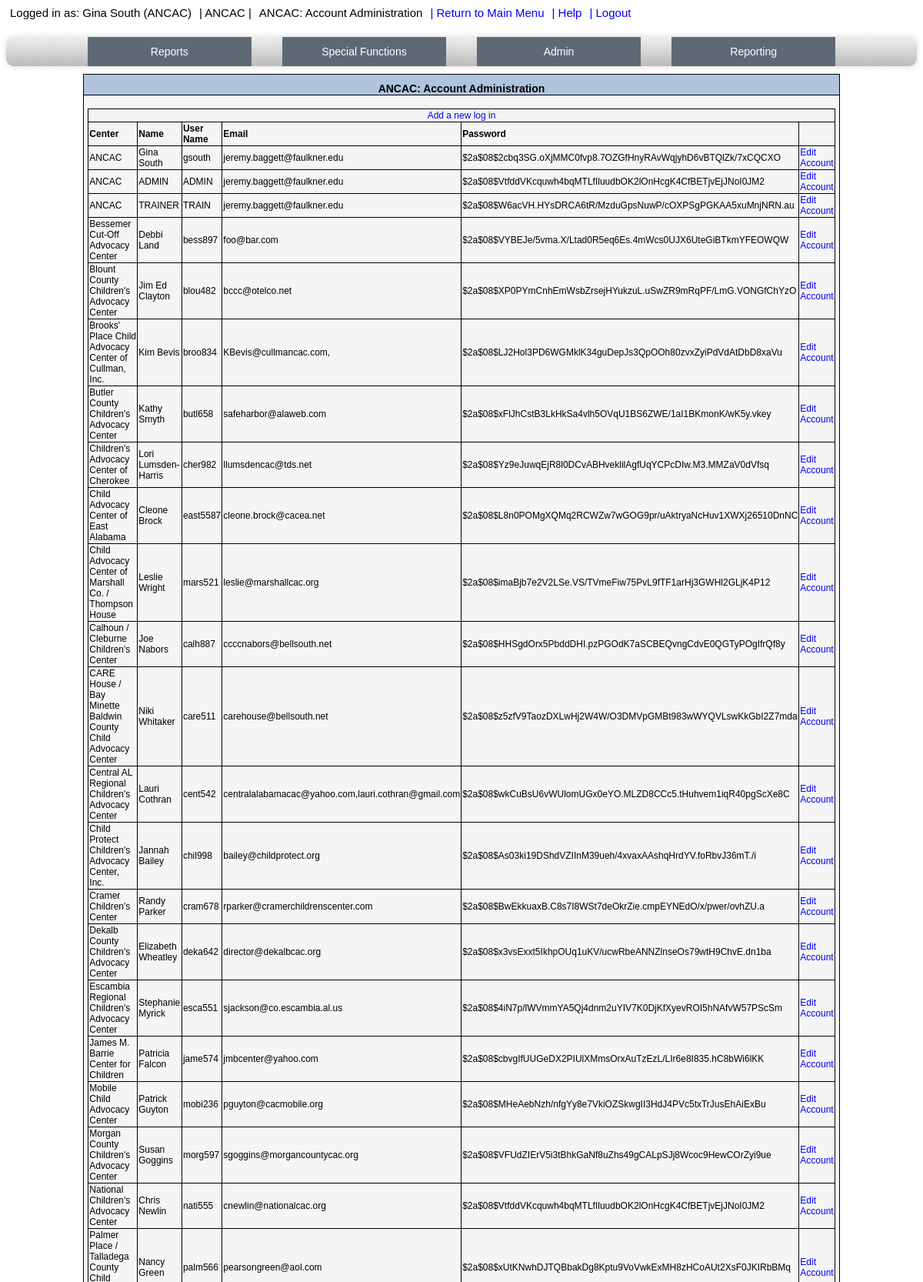
/ANCAC/AcctAdmin.php (signed in, upper part), run on the app's committed database.
### tables this page shows
CREATE TABLE IF NOT EXISTS `directors` (
  `RID` int(11) NOT NULL AUTO_INCREMENT,
  `name` varchar(40) NOT NULL DEFAULT '',
  `username` varchar(12) NOT NULL DEFAULT '',
  `email` varchar(100) NOT NULL DEFAULT '',
  `center` tinyint(3) unsigned NOT NULL DEFAULT '0',
  `user_level` tinyint(4) NOT NULL DEFAULT '0',
  `password` varchar(72) NOT NULL DEFAULT '',
  `lastlogin` datetime NOT NULL DEFAULT '0000-00-00 00:00:00',
  `mailing_address` varchar(25) NOT NULL DEFAULT '',
  PRIMARY KEY (`RID`)
);

CREATE TABLE IF NOT EXISTS `centers` (
  `center` tinyint(3) unsigned NOT NULL DEFAULT '0',
  `CenterName` varchar(75) NOT NULL DEFAULT '',
  `centerlevel` enum('Pilot Project','Full Member','Associate') NOT NULL DEFAULT 'Full Member',
  PRIMARY KEY (`center`)
);

### ANCAC/AcctAdmin.php (the view, shortened to what this page needs)
<?PHP
	require("ulogin.php");
	require($root."header.php");
?>
<table class='login' align=center width="293">
       <tr>
           <td class='login-header' colspan='2' align=center>ANCAC: Account Administration<br></td>
       </tr>
       <tr>
           <td class='login' align=left><br>
               <div align="center">
	            <table border="0" width="80%" id="table1" class="Admin">
<?PHP
	if($_SESSION['admin'] > 0)
	{
             $sql = "SELECT directors.RID,directors.name,directors.username,directors.email,directors.center,directors.user_level,directors.password, centers.CenterName FROM directors left join centers on directors.center = centers.center";
	     $result= @mysql_query($sql) or mysql_error();
	     echo '<tr><td colspan="6" align="center"><a href="editAccount.php?RID=-1">Add a new log in</a></td></tr>';
	     echo '<tr><td><b>Center</b></td><td><b>Name</b></td><td><b>User Name</b></td><td><b>Email</b></td><td><b>Password</b></td><td>&nbsp;</td></tr>';
	     while ($row = mysql_fetch_object($result)) {
	           echo '<tr align="left">';
	           echo '<td>'.$row->CenterName.'</td>';
	           echo '<td>'.$row->name.'</td>';
	           echo '<td>'.$row->username.'</td>';
	           echo '<td>'.$row->email.'</td>';
                   echo '<td>'.$row->password.'</td>';
                   echo '<td><a href="editAccount.php?RID='.$row->RID.'">Edit Account</a></td>';
                   echo '</tr>';
		}
	}
	else
	{
                echo '<tr><td>';
		echo '<p>You do not have Administration access</p></td></tr>';
	}
?>
	           </table>
            </div>
         </td>
      </tr>
</table>
<?PHP
  	require($root."footer.php");
?>

### ANCAC/dropit.css (style rules this page uses)
,dropdownMenus li:hover { background: #4b545f; background: linear-gradient(top, #4f5964 0%, #5f6975 40%); background: -moz-linear-gradient(top, #4f5964 0%, #5f6975 40%); background: -webkit-linear-gradient(top, #4f5964 0%,#5f6975 40%); }

### ANCAC/login.css (style rules this page uses)
A { color: Black; text-decoration:none; }
A:link { color: Blue; }
table.login { border-collapse: collapse; border: solid 1px black; width:75%; }
table.Admin { border-collapse: collapse; border: solid 1px black; }
table.Admin tr { font-size: 12px; }
table.Admin td { border-collapse: collapse; border: solid 1px black; }
td.login-header { background-color:LightSteelBlue; border-bottom: solid 1px black; font-size:14px; text-align: center; font-weight:bold; padding: 10px 5px 0px 5px; }
td.login { text-align: center; font-size:11px; font-weight:bold; background-color:WhiteSmoke; padding: 5px 5px 5px 5px; }

### ANCAC/print.css (style rules this page uses)
A { color: Black; text-decoration:none; }
A:link { color: Blue; }
table.login { border-collapse: collapse; border: solid 1px black; width:75%; }
table.Admin { border-collapse: collapse; border: solid 1px black; }
table.Admin tr { font-size: 12px; }
table.Admin td { border-collapse: collapse; border: solid 1px black; }
td.login-header { background-color:LightSteelBlue; border-bottom: solid 1px black; font-size:14px; text-align: center; font-weight:bold; padding: 10px 5px 0px 5px; }
td.login { text-align: center; font-size:11px; font-weight:bold; background-color:WhiteSmoke; padding: 5px 5px 5px 5px; }

### data on the page
directors: centers.CenterName "ANCAC", name "Gina South", username "gsouth", email "jeremy.baggett@faulkner.edu", password "$2a$08$2cbq3SG.oXjMMC0fvp8.7OZGfHnyRAvWqjyhD6vBTQlZk/7xCQCXO"
directors: centers.CenterName "ANCAC", name "ADMIN", username "ADMIN", email "jeremy.baggett@faulkner.edu", password "$2a$08$VtfddVKcquwh4bqMTLfIluudbOK2lOnHcgK4CfBETjvEjJNoI0JM2"
directors: centers.CenterName "ANCAC", name "TRAINER", username "TRAIN", email "jeremy.baggett@faulkner.edu", password "$2a$08$W6acVH.HYsDRCA6tR/MzduGpsNuwP/cOXPSgPGKAA5xuMnjNRN.au"
directors: centers.CenterName "Bessemer Cut-Off Advocacy Center", name "Debbi Land", username "bess897", email "foo@bar.com", password "$2a$08$VYBEJe/5vma.X/Ltad0R5eq6Es.4mWcs0UJX6UteGiBTkmYFEOWQW"
directors: centers.CenterName "Blount County Children's Advocacy Center", name "Jim Ed Clayton", username "blou482", email "bccc@otelco.net", password "$2a$08$XP0PYmCnhEmWsbZrsejHYukzuL.uSwZR9mRqPF/LmG.VONGfChYzO"
directors: centers.CenterName "Brooks' Place Child Advocacy Center of Cullman, Inc.", name "Kim Bevis", username "broo834", email "KBevis@cullmancac.com,", password "$2a$08$LJ2Hol3PD6WGMklK34guDepJs3QpOOh80zvxZyiPdVdAtDbD8xaVu"
directors: centers.CenterName "Butler County Children's Advocacy Center", name "Kathy Smyth", username "butl658", email "safeharbor@alaweb.com", password "$2a$08$xFlJhCstB3LkHkSa4vlh5OVqU1BS6ZWE/1aI1BKmonK/wK5y.vkey"
directors: centers.CenterName "Children's Advocacy Center of Cherokee", name "Lori Lumsden-Harris", username "cher982", email "llumsdencac@tds.net", password "$2a$08$Yz9eJuwqEjR8l0DCvABHveklilAgfUqYCPcDIw.M3.MMZaV0dVfsq"
directors: centers.CenterName "Child Advocacy Center of East Alabama", name "Cleone Brock", username "east5587", email "cleone.brock@cacea.net", password "$2a$08$L8n0POMgXQMq2RCWZw7wGOG9pr/uAktryaNcHuv1XWXj26510DnNC"
directors: centers.CenterName "Child Advocacy Center of Marshall Co. / Thompson House", name "Leslie Wright", username "mars521", email "leslie@marshallcac.org", password "$2a$08$imaBjb7e2V2LSe.VS/TVmeFiw75PvL9fTF1arHj3GWHl2GLjK4P12"
directors: centers.CenterName "Calhoun / Cleburne Children's Center", name "Joe Nabors", username "calh887", email "ccccnabors@bellsouth.net", password "$2a$08$HHSgdOrx5PbddDHI.pzPGOdK7aSCBEQvngCdvE0QGTyPOgIfrQf8y"
directors: centers.CenterName "CARE House / Bay Minette Baldwin County Child Advocacy Center", name "Niki Whitaker", username "care511", email "carehouse@bellsouth.net", password "$2a$08$z5zfV9TaozDXLwHj2W4W/O3DMVpGMBt983wWYQVLswKkGbI2Z7mda"
directors: centers.CenterName "Central AL Regional Children's Advocacy Center", name "Lauri Cothran", username "cent542", email "centralalabamacac@yahoo.com,lauri.cothran@gmail.com", password "$2a$08$wkCuBsU6vWUlomUGx0eYO.MLZD8CCc5.tHuhvem1iqR40pgScXe8C"
directors: centers.CenterName "Child Protect Children's Advocacy Center, Inc.", name "Jannah Bailey", username "chil998", email "bailey@childprotect.org", password "$2a$08$As03ki19DShdVZIInM39ueh/4xvaxAAshqHrdYV.foRbvJ36mT./i"
directors: centers.CenterName "Cramer Children's Center", name "Randy Parker", username "cram678", email "rparker@cramerchildrenscenter.com", password "$2a$08$BwEkkuaxB.C8s7I8WSt7deOkrZie.cmpEYNEdO/x/pwer/ovhZU.a"
directors: centers.CenterName "Dekalb County Children's Advocacy Center", name "Elizabeth Wheatley", username "deka642", email "director@dekalbcac.org", password "$2a$08$x3vsExxt5IkhpOUq1uKV/ucwRbeANNZlnseOs79wtH9ChvE.dn1ba"
directors: centers.CenterName "Escambia Regional Children's Advocacy Center", name "Stephanie Myrick", username "esca551", email "sjackson@co.escambia.al.us", password "$2a$08$4iN7p/lWVmmYA5Qj4dnm2uYIV7K0DjKfXyevROI5hNAfvW57PScSm"
directors: centers.CenterName "James M. Barrie Center for Children", name "Patricia Falcon", username "jame574", email "jmbcenter@yahoo.com", password "$2a$08$cbvgIfUUGeDX2PIUlXMmsOrxAuTzEzL/LIr6e8I835.hC8bWi6lKK"
directors: centers.CenterName "Mobile Child Advocacy Center", name "Patrick Guyton", username "mobi236", email "pguyton@cacmobile.org", password "$2a$08$MHeAebNzh/nfgYy8e7VkiOZSkwgII3HdJ4PVc5txTrJusEhAiExBu"
directors: centers.CenterName "Morgan County Children's Advocacy Center", name "Susan Goggins", username "morg597", email "sgoggins@morgancountycac.org", password "$2a$08$VFUdZIErV5i3tBhkGaNf8uZhs49gCALpSJj8Wcoc9HewCOrZyi9ue"
directors: centers.CenterName "National Children's Advocacy Center", name "Chris Newlin", username "nati555", email "cnewlin@nationalcac.org", password "$2a$08$VtfddVKcquwh4bqMTLfIluudbOK2lOnHcgK4CfBETjvEjJNoI0JM2"
directors: name "Nancy Green", username "palm566", email "pearsongreen@aol.com", password "$2a$08$xUtKNwhDJTQBbakDg8Kptu9VoVwkExMH8zHCoAUt2XsF0JKIRbBMq"

### other printed values
$_SESSION['name'] "Gina South"
$_SESSION['CenterName'] "ANCAC"
$page_title "ANCAC: Account Administration"
